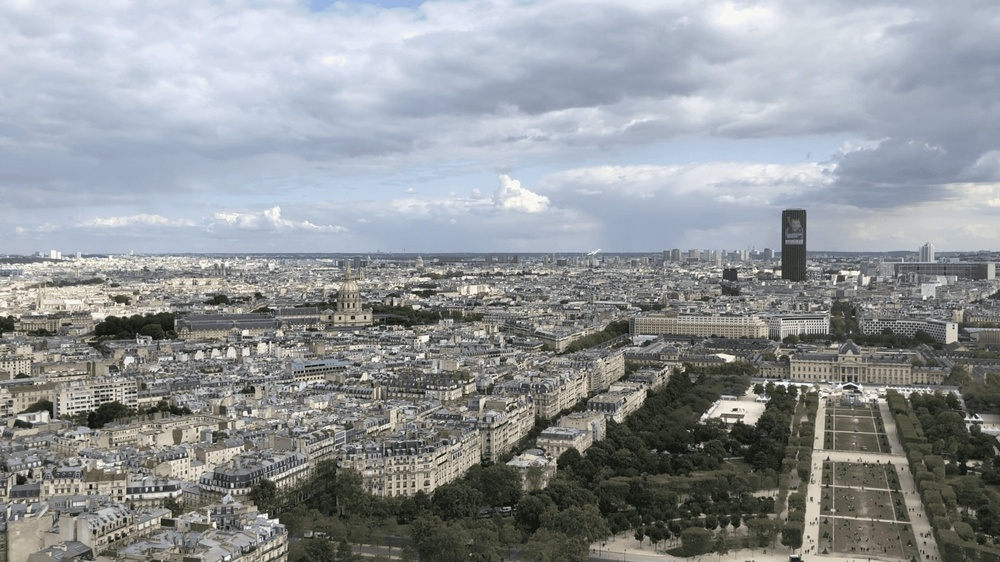
#> input picture Project1/image_stitching/img1.jpg, 1000 x 562 px, shrunk from 2208 x 1242 before the run
$ python main.py img1.jpg img2.jpg
#> lines starting #> are read from the running program, lines starting #| are printed output that depends on the picture
### Project1/image_stitching/utils/__init__.py
import cv2
import numpy as np


class FindKeyPointsAndMatching:
    def __init__(self):
        self.sift = cv2.xfeatures2d.SIFT_create()
        self.brute = cv2.BFMatcher()

    def get_key_points(self, img1, img2):
        g_img1 = cv2.cvtColor(img1, cv2.COLOR_BGR2GRAY)
        g_img2 = cv2.cvtColor(img2, cv2.COLOR_BGR2GRAY)
        kp1, kp2 = {}, {}
        print('=======>Detecting key points!')
        kp1['kp'], kp1['des'] = self.sift.detectAndCompute(g_img1, None)
        kp2['kp'], kp2['des'] = self.sift.detectAndCompute(g_img2, None)
        return kp1, kp2

    def match(self, kp1, kp2):
        print('=======>Matching key points!')
        matches = self.brute.knnMatch(kp1['des'], kp2['des'], k=2)
        good_matches = []

        for i, (m, n) in enumerate(matches):
            if m.distance < 0.7 * n.distance:
                good_matches.append((m.trainIdx, m.queryIdx))
        if len(good_matches) > 4:
            key_points1 = kp1['kp']
            key_points2 = kp2['kp']

            matched_kp1 = np.float32(
                [key_points1[i].pt for (_, i) in good_matches]
            )
            matched_kp2 = np.float32(
                [key_points2[i].pt for (i, _) in good_matches]
            )

            print('=======>Random sampling and computing the homography matrix!')
            homo_matrix, _ = cv2.findHomography(matched_kp1, matched_kp2, cv2.RANSAC, 4)
            return homo_matrix
        else:
            return None


class PasteTwoImages:
    def __int__(self):
        pass

    def __call__(self, img1, img2, homo_matrix):
        h1, w1 = img1.shape[0], img1.shape[1]
        h2, w2 = img2.shape[0], img2.shape[1]
        rect1 = np.array([[0, 0], [0, h1], [w1, h1], [w1, 0]], dtype=np.float32).reshape((4, 1, 2))
        rect2 = np.array([[0, 0], [0, h2], [w2, h2], [w2, 0]], dtype=np.float32).reshape((4, 1, 2))
        trans_rect1 = cv2.perspectiveTransform(rect1, homo_matrix)
        total_rect = np.concatenate((trans_rect1, rect2), axis=0)
        min_x, min_y = np.int32(total_rect.min(axis=0).ravel())
        max_x, max_y = np.int32(total_rect.max(axis=0).ravel())
        shift_to_zero_matrix = np.array([[1, 0, -min_x], [0, 1, -min_y], [0, 0, 1]])
        trans_img1 = cv2.warpPerspective(img1, shift_to_zero_matrix.dot(homo_matrix), (max_x - min_x, max_y - min_y))
        trans_img1[-min_y:h2 - min_y, -min_x:w2 - min_x] = img2
        return trans_img1

### Project1/image_stitching/main.py
import cv2
import sys
import utils


if __name__ == '__main__':

    if sys.argv[1] and sys.argv[2]:

        image1 = cv2.imread(sys.argv[1])
#> image1 is the input picture: shape (562, 1000, 3); mean B, G, R 151.9, 148.9, 144.7
        image2 = cv2.imread(sys.argv[2])
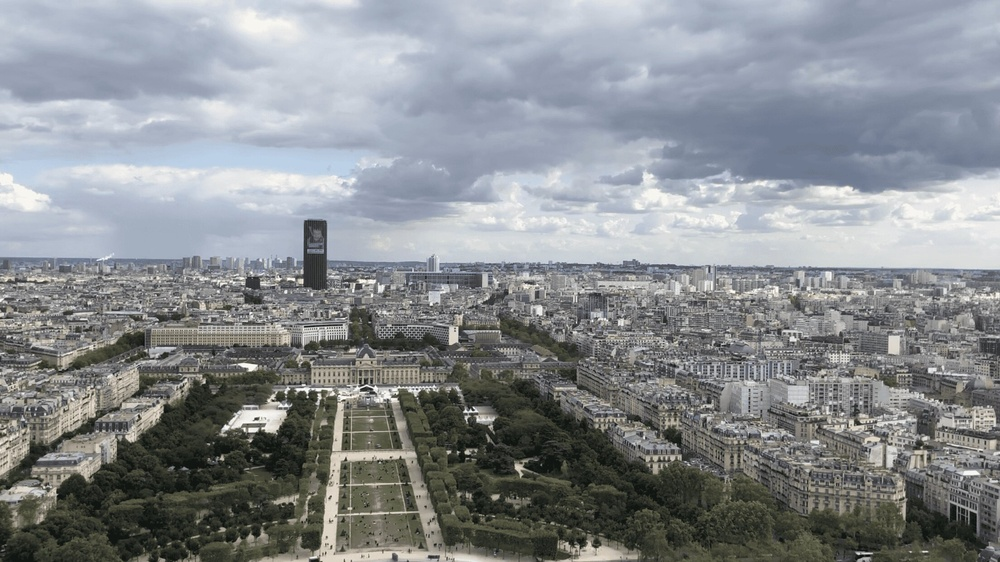
#> input picture Project1/image_stitching/img2.jpg, 1000 x 562 px, shrunk from 2208 x 1242 before the run
#> image2 is the input picture: shape (562, 1000, 3); mean B, G, R 143.9, 140.5, 136.5
        stitch_match = utils.FindKeyPointsAndMatching()
        kp1, kp2 = stitch_match.get_key_points(img1=image1, img2=image2)
#> in get_key_points, `g_img1 = cv2.cvtColor(img1, cv2.COLOR_BGR2GRAY)`:
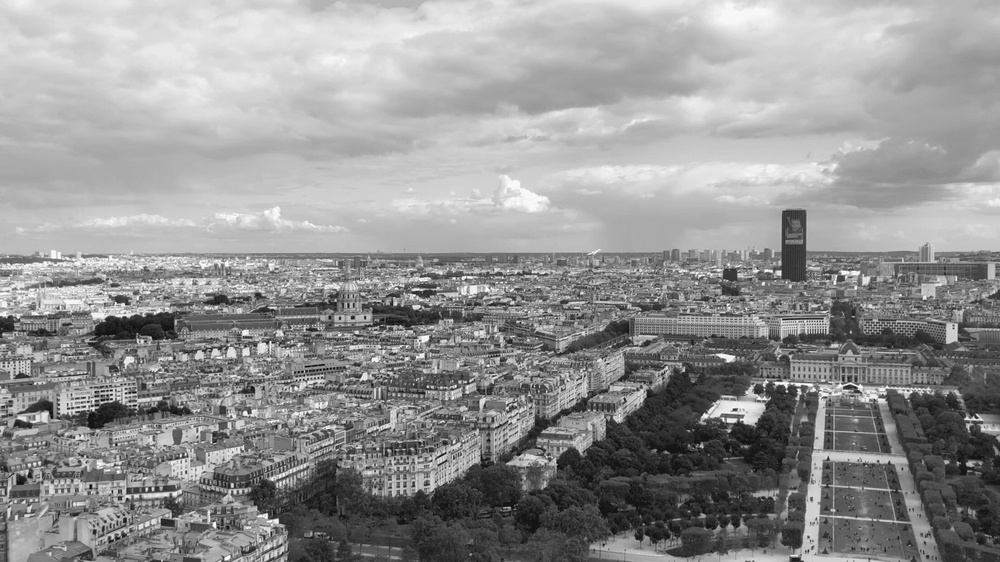
#> g_img1: shape (562, 1000); min 0, max 255, mean 148
#> in get_key_points, `g_img2 = cv2.cvtColor(img2, cv2.COLOR_BGR2GRAY)`:
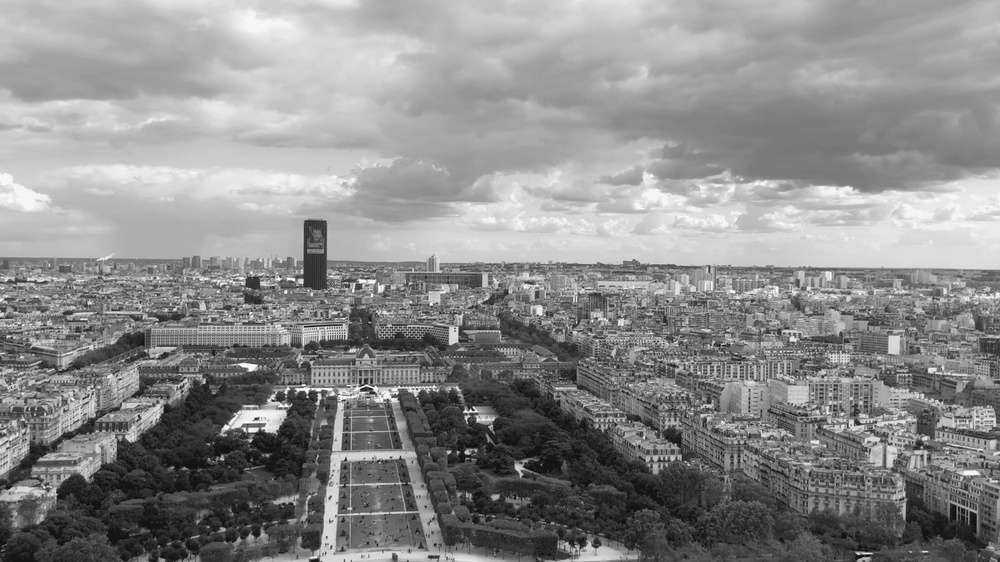
#> g_img2: shape (562, 1000); min 7, max 255, mean 139.7
#> kp1 = 2 items; kp2 = 2 items
        homo_matrix = stitch_match.match(kp1, kp2)
#> in match, `matches = self.brute.knnMatch(kp1['des'], kp2['des'], k=2)`: matches = 5336 matches
#> after the loop in match, `for i, (m, n) in enumerate(matches):`: good_matches = 1122 pairs, first value 2 to 4023, second value 970 to 5331
#> in match, `key_points1 = kp1['kp']`: key_points1 = 5336 keypoints; strongest (x, y, size): (735, 410, 2.5), (232, 485, 2.4), (365, 317, 1.8), (147, 489, 1.9)
#> in match, `key_points2 = kp2['kp']`: key_points2 = 4822 keypoints; strongest (x, y, size): (256, 419, 2.5), (858, 553, 2.4), (467, 452, 3.7), (270, 417, 19.9)
#> in match, `matched_kp1 = np.float32( [key_points1[i].pt for (_, i) in good_matche..`: matched_kp1 = 1122 pairs, first value 153.2 to 994.6, second value 88.94 to 555.6
#> in match, `matched_kp2 = np.float32( [key_points2[i].pt for (i, _) in good_matche..`: matched_kp2 = 1122 pairs, first value 3.38 to 847.9, second value 91.49 to 557.6
#> in match, `homo_matrix, _ = cv2.findHomography(matched_kp1, matched_kp2, cv2.RANS..`: homo_matrix = [[1.9, -0.0175, -962.8], [0.252, 1.66, -173.3], [0.000892, -1.32e-05, 1]]
        stitch_merge = utils.PasteTwoImages()
        merge_image = stitch_merge(image1, image2, homo_matrix)
#> in __call__, `trans_rect1 = cv2.perspectiveTransform(rect1, homo_matrix)`: trans_rect1 = [[-962.8, -173.3], [-979.9, 764], [490.1, 536.1], [493.3, 41.55]]
#> in __call__, `total_rect = np.concatenate((trans_rect1, rect2), axis=0)`: total_rect = [[-962.8, -173.3], [-979.9, 764], [490.1, 536.1], [493.3, 41.55], [0, 0], [0, 562], [1000, 562], [1000, 0]]
#> in __call__, `min_x, min_y = np.int32(total_rect.min(axis=0).ravel())`: min_x = -979; min_y = -173
#> in __call__, `max_x, max_y = np.int32(total_rect.max(axis=0).ravel())`: max_x = 1000; max_y = 764
#> in __call__, `shift_to_zero_matrix = np.array([[1, 0, -min_x], [0, 1, -min_y], [0, 0..`: shift_to_zero_matrix = [[1, 0, 979], [0, 1, 173], [0, 0, 1]]
#> in __call__, `trans_img1 = cv2.warpPerspective(img1, shift_to_zero_matrix.dot(homo_m..`:
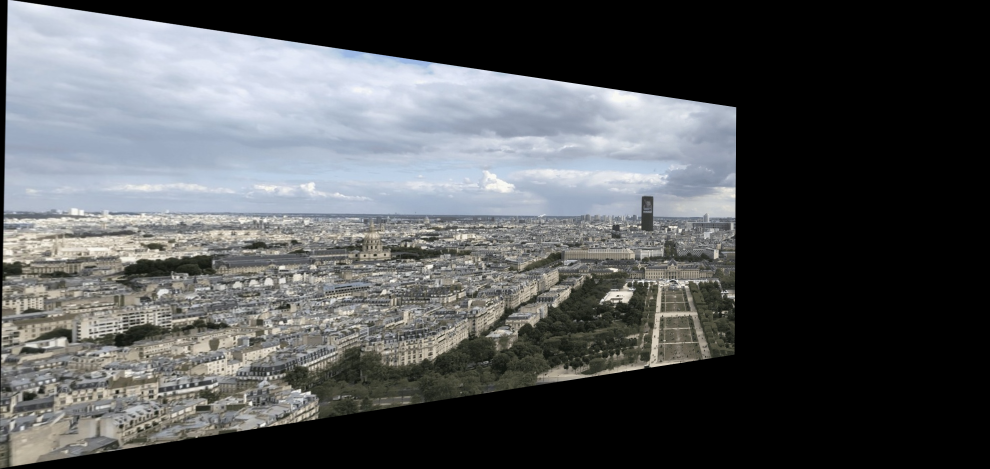
#> trans_img1: shape (937, 1979, 3) (shown at 1/2 size); mean B, G, R 89.2, 87.3, 84.9
#> in __call__, `trans_img1[-min_y:h2 - min_y, -min_x:w2 - min_x] = img2`:
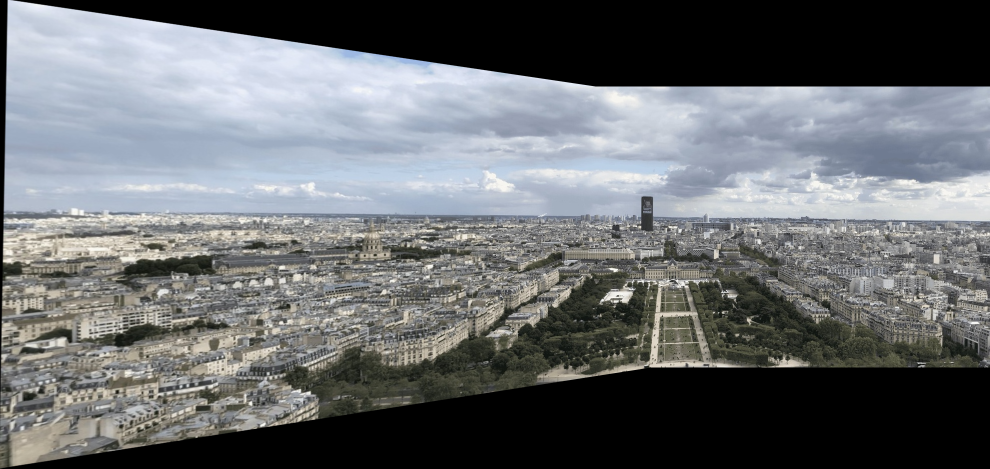
#> trans_img1: shape (937, 1979, 3) (shown at 1/2 size); mean B, G, R 112.1, 109.5, 106.6
        print('=======>Ready to show the stitched image!')
        cv2.namedWindow('output', 0)
        cv2.imshow('output', merge_image)
        cv2.waitKey(0)
        cv2.destroyAllWindows()
        cv2.imwrite('result_5&6.jpg', merge_image)
        print('\n=======>Output saved!')
    else:
        print('input images location!')
